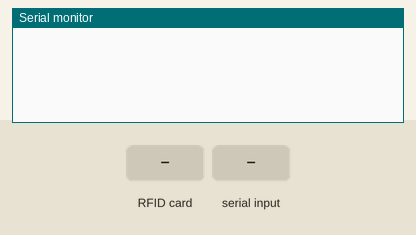
Simulated run of this sketch. Board: Arduino Uno, built with avr-gcc and run on an emulated ATmega328P. On the bench: the last lines printed to the serial monitor. Inputs (shaded band) come from the test bench.

Above: at 1.2 s.
1.3 s: RFID card 5E 7A 19 C4 held to the reader
At 1.9 s:
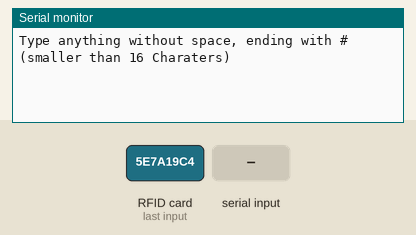
2.8 s: "1#" received over Serial
At 3.4 s:
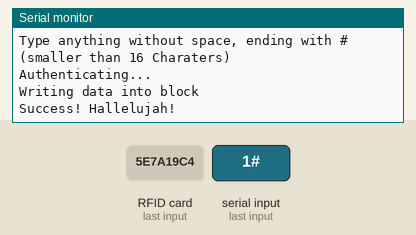

The sketch:

04WRITECHAR.ino
```cpp
#include <SPI.h>
#include <MFRC522.h>

#define RST_PIN    9
#define SDA_PIN    10

MFRC522 mfrc522(SDA_PIN, RST_PIN);
MFRC522::MIFARE_Key key;

void setup() {
  Serial.begin(9600);
  SPI.begin();
  mfrc522.PCD_Init();
  for (byte i = 0; i < 6; i++) {
    key.keyByte[i] = 0xFF;
  }
}

void loop() {
  if ( ! mfrc522.PICC_IsNewCardPresent()) return;
  if ( ! mfrc522.PICC_ReadCardSerial()) return;

  byte blockAddr      = 4;
  byte trailerBlock   = 7;
  byte len;
  byte buffer[16];
  Serial.println("Type anything without space, ending with # (smaller than 16 Charaters)");
  while (!Serial.available());
  len = Serial.readBytesUntil('#', (char *) buffer, 16) ;
  for (byte i = len; i < 16; i++) buffer[i] = ' ';

  Serial.println(F("Authenticating..."));
  mfrc522.PCD_Authenticate
  (MFRC522::PICC_CMD_MF_AUTH_KEY_A, trailerBlock, &key, &(mfrc522.uid));

  Serial.println(F("Writing data into block "));
  mfrc522.MIFARE_Write(blockAddr, buffer, 16);
  Serial.println("Success! Hallelujah!");

  mfrc522.PICC_HaltA();
  mfrc522.PCD_StopCrypto1();
}
```

Measured:
- after the input at 1.3 s, the serial monitor: prints a new line at once (image 1)
- after the input at 2.8 s, the serial monitor: prints a new line at once (image 2)
